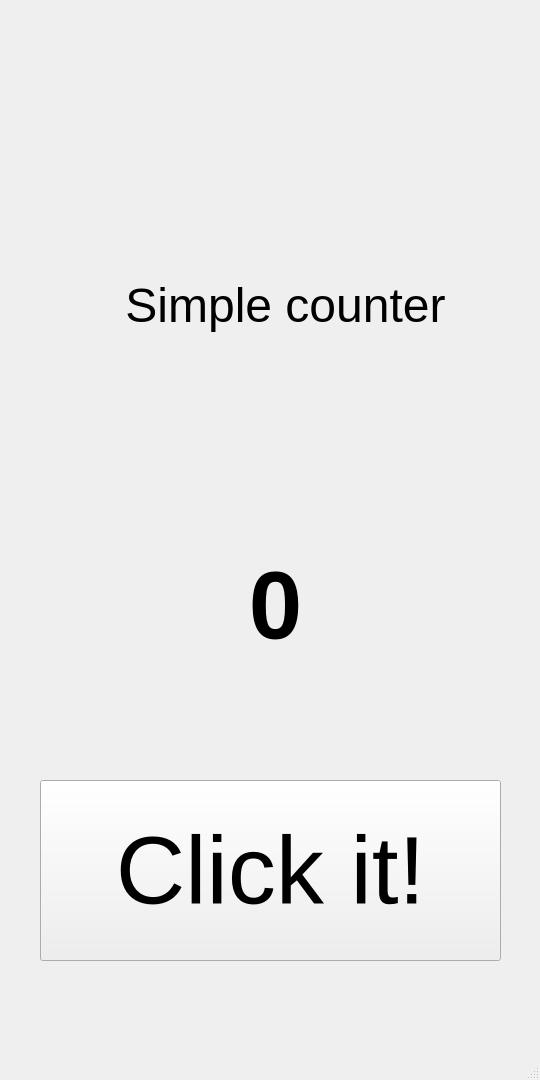
<?xml version="1.0" encoding="UTF-8"?>
<ui version="4.0">
 <class>MainWindow</class>
 <widget class="QMainWindow" name="MainWindow">
  <property name="geometry">
   <rect>
    <x>0</x>
    <y>0</y>
    <width>540</width>
    <height>1080</height>
   </rect>
  </property>
  <property name="windowTitle">
   <string>MainWindow</string>
  </property>
  <widget class="QWidget" name="centralwidget">
   <widget class="QPushButton" name="butt_click">
    <property name="geometry">
     <rect>
      <x>40</x>
      <y>780</y>
      <width>461</width>
      <height>181</height>
     </rect>
    </property>
    <property name="font">
     <font>
      <pointsize>72</pointsize>
     </font>
    </property>
    <property name="text">
     <string>Click it!</string>
    </property>
   </widget>
   <widget class="QLabel" name="label_var_counter">
    <property name="geometry">
     <rect>
      <x>70</x>
      <y>500</y>
      <width>411</width>
      <height>211</height>
     </rect>
    </property>
    <property name="font">
     <font>
      <pointsize>72</pointsize>
      <bold>true</bold>
     </font>
    </property>
    <property name="text">
     <string>0</string>
    </property>
    <property name="alignment">
     <set>Qt::AlignCenter</set>
    </property>
   </widget>
   <widget class="QLabel" name="label_title">
    <property name="geometry">
     <rect>
      <x>50</x>
      <y>270</y>
      <width>471</width>
      <height>71</height>
     </rect>
    </property>
    <property name="font">
     <font>
      <pointsize>36</pointsize>
     </font>
    </property>
    <property name="text">
     <string>Simple counter</string>
    </property>
    <property name="alignment">
     <set>Qt::AlignCenter</set>
    </property>
   </widget>
  </widget>
  <widget class="QMenuBar" name="menubar">
   <property name="geometry">
    <rect>
     <x>0</x>
     <y>0</y>
     <width>540</width>
     <height>22</height>
    </rect>
   </property>
  </widget>
  <widget class="QStatusBar" name="statusbar"/>
 </widget>
 <resources/>
 <connections/>
</ui>
